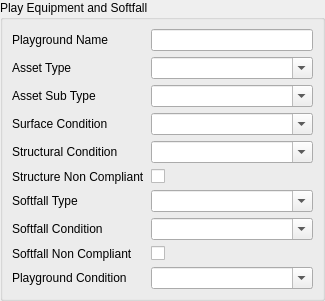
   <widget class="QWidget" name="Play_Equipment_and_Softfall_page">
    <layout class="QGridLayout" name="gridLayout_2">
     <property name="margin">
      <number>0</number>
     </property>
     <property name="spacing">
      <number>0</number>
     </property>
     <item row="0" column="0">
      <widget class="QGroupBox" name="Play_Equipment_Group">
       <property name="enabled">
        <bool>true</bool>
       </property>
       <property name="title">
        <string>Play Equipment and Softfall</string>
       </property>
       <property name="flat">
        <bool>true</bool>
       </property>
       <property name="checkable">
        <bool>false</bool>
       </property>
       <property name="checked">
        <bool>false</bool>
       </property>
       <layout class="QFormLayout" name="formLayout">
        <property name="fieldGrowthPolicy">
         <enum>QFormLayout::AllNonFixedFieldsGrow</enum>
        </property>
        <item row="0" column="0">
         <widget class="QLabel" name="label_38">
          <property name="text">
           <string>Playground Name</string>
          </property>
         </widget>
        </item>
        <item row="0" column="1">
         <widget class="QLineEdit" name="Playground_Name"/>
        </item>
        <item row="2" column="0">
         <widget class="QLabel" name="label_56">
          <property name="text">
           <string>Asset Sub Type</string>
          </property>
         </widget>
        </item>
        <item row="2" column="1">
         <widget class="QComboBox" name="PE_Asset_Sub_Type">
          <property name="editable">
           <bool>true</bool>
          </property>
          <item>
           <property name="text">
            <string/>
           </property>
          </item>
          <item>
           <property name="text">
            <string>Large</string>
           </property>
          </item>
          <item>
           <property name="text">
            <string>Medium</string>
           </property>
          </item>
          <item>
           <property name="text">
            <string>Small</string>
           </property>
          </item>
          <item>
           <property name="text">
            <string>Chain Swing - Double</string>
           </property>
          </item>
          <item>
           <property name="text">
            <string>Chain Swing - Single</string>
           </property>
          </item>
          <item>
           <property name="text">
            <string>Chain Swing - Four</string>
           </property>
          </item>
          <item>
           <property name="text">
            <string>Leslie Park Boat Swings</string>
           </property>
          </item>
          <item>
           <property name="text">
            <string>Birdnest Swing</string>
           </property>
          </item>
          <item>
           <property name="text">
            <string>climbing net - Leslie</string>
           </property>
          </item>
         </widget>
        </item>
        <item row="3" column="0">
         <widget class="QLabel" name="label_91">
          <property name="text">
           <string>Surface Condition</string>
          </property>
         </widget>
        </item>
        <item row="3" column="1">
         <widget class="QComboBox" name="PE_Surface_Condition">
          <property name="editable">
           <bool>true</bool>
          </property>
          <item>
           <property name="text">
            <string/>
           </property>
          </item>
          <item>
           <property name="text">
            <string>1</string>
           </property>
          </item>
          <item>
           <property name="text">
            <string>2</string>
           </property>
          </item>
          <item>
           <property name="text">
            <string>3</string>
           </property>
          </item>
          <item>
           <property name="text">
            <string>4</string>
           </property>
          </item>
          <item>
           <property name="text">
            <string>5</string>
           </property>
          </item>
         </widget>
        </item>
        <item row="4" column="0">
         <widget class="QLabel" name="label_92">
          <property name="text">
           <string>Structural Condition</string>
          </property>
         </widget>
        </item>
        <item row="4" column="1">
         <widget class="QComboBox" name="PE_Structural_Condition">
          <property name="editable">
           <bool>true</bool>
          </property>
          <item>
           <property name="text">
            <string/>
           </property>
          </item>
          <item>
           <property name="text">
            <string>1</string>
           </property>
          </item>
          <item>
           <property name="text">
            <string>2</string>
           </property>
          </item>
          <item>
           <property name="text">
            <string>3</string>
           </property>
          </item>
          <item>
           <property name="text">
            <string>4</string>
           </property>
          </item>
          <item>
           <property name="text">
            <string>5</string>
           </property>
          </item>
         </widget>
        </item>
        <item row="6" column="0">
         <widget class="QLabel" name="label_2">
          <property name="text">
           <string>Structure Non Compliant</string>
          </property>
          <property name="buddy">
           <cstring>PE_Structural_Compliance</cstring>
          </property>
         </widget>
        </item>
        <item row="6" column="1">
         <widget class="QCheckBox" name="PE_Structural_Compliance">
          <property name="layoutDirection">
           <enum>Qt::LeftToRight</enum>
          </property>
          <property name="text">
           <string/>
          </property>
         </widget>
        </item>
        <item row="8" column="0">
         <widget class="QLabel" name="label_55">
          <property name="text">
           <string>Softfall Type</string>
          </property>
         </widget>
        </item>
        <item row="8" column="1">
         <widget class="QComboBox" name="Softfall_Type">
          <property name="editable">
           <bool>true</bool>
          </property>
          <item>
           <property name="text">
            <string/>
           </property>
          </item>
          <item>
           <property name="text">
            <string>rubber</string>
           </property>
          </item>
          <item>
           <property name="text">
            <string>artificial grass</string>
           </property>
          </item>
          <item>
           <property name="text">
            <string>Softfall bark</string>
           </property>
          </item>
          <item>
           <property name="text">
            <string>Sand</string>
           </property>
          </item>
         </widget>
        </item>
        <item row="9" column="0">
         <widget class="QLabel" name="label_71">
          <property name="text">
           <string>Softfall Condition</string>
          </property>
         </widget>
        </item>
        <item row="9" column="1">
         <widget class="QComboBox" name="Softfall_Surface_Condition">
          <property name="editable">
           <bool>true</bool>
          </property>
          <item>
           <property name="text">
            <string/>
           </property>
          </item>
          <item>
           <property name="text">
            <string>1</string>
           </property>
          </item>
          <item>
           <property name="text">
            <string>2</string>
           </property>
          </item>
          <item>
           <property name="text">
            <string>3</string>
           </property>
          </item>
          <item>
           <property name="text">
            <string>4</string>
           </property>
          </item>
          <item>
           <property name="text">
            <string>5</string>
           </property>
          </item>
         </widget>
        </item>
        <item row="10" column="0">
         <widget class="QLabel" name="label_4">
          <property name="text">
           <string>Softfall Non Compliant</string>
          </property>
         </widget>
        </item>
        <item row="10" column="1">
         <widget class="QCheckBox" name="Softfall_Compliance">
          <property name="text">
           <string/>
          </property>
         </widget>
        </item>
        <item row="11" column="1">
         <widget class="QComboBox" name="Overall_Playground_Condition">
          <property name="editable">
           <bool>true</bool>
          </property>
          <item>
           <property name="text">
            <string/>
           </property>
          </item>
          <item>
           <property name="text">
            <string>1</string>
           </property>
          </item>
          <item>
           <property name="text">
            <string>2</string>
           </property>
          </item>
          <item>
           <property name="text">
            <string>3</string>
           </property>
          </item>
          <item>
           <property name="text">
            <string>4</string>
           </property>
          </item>
          <item>
           <property name="text">
            <string>5</string>
           </property>
          </item>
         </widget>
        </item>
        <item row="1" column="1">
         <widget class="QComboBox" name="PE_Asset_Type">
          <property name="editable">
           <bool>true</bool>
          </property>
          <item>
           <property name="text">
            <string/>
           </property>
          </item>
          <item>
           <property name="text">
            <string>Combination Unit</string>
           </property>
          </item>
          <item>
           <property name="text">
            <string>Swings</string>
           </property>
          </item>
          <item>
           <property name="text">
            <string>Rocker</string>
           </property>
          </item>
          <item>
           <property name="text">
            <string>Climbing Frame</string>
           </property>
          </item>
          <item>
           <property name="text">
            <string>Flying Fox</string>
           </property>
          </item>
          <item>
           <property name="text">
            <string>tunnels</string>
           </property>
          </item>
          <item>
           <property name="text">
            <string>Exercise Equipment</string>
           </property>
          </item>
         </widget>
        </item>
        <item row="11" column="0">
         <widget class="QLabel" name="label_66">
          <property name="text">
           <string>Playground Condition</string>
          </property>
         </widget>
        </item>
        <item row="1" column="0">
         <widget class="QLabel" name="label_53">
          <property name="text">
           <string>Asset Type</string>
          </property>
         </widget>
        </item>
       </layout>
      </widget>
     </item>
    </layout>
   </widget>
